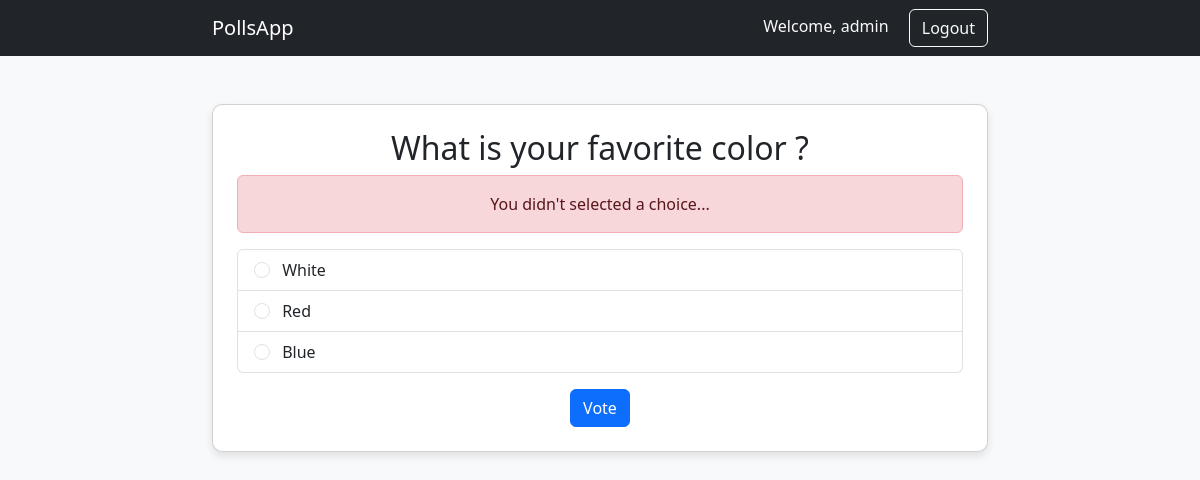
/polls/2/user_vote/ (signed in), run on the app's committed database.
### polls/models.py (models this page shows, shortened)
class Question(models.Model):
    question_text = models.CharField(max_length = 200)
    pub_date = models.DateTimeField("date published")

class Choice(models.Model):
    question = models.ForeignKey(Question, on_delete=models.CASCADE)
    choice_text = models.CharField(max_length= 200)
    votes = models.IntegerField(default= 0)

### polls/views.py (the view, shortened to what this page needs)
# urls.py: path("<int:question_id>/user_vote/", views.user_vote, name="user_vote"),
@login_required(login_url="/accounts/login/")
def user_vote(request, question_id):
    question = get_object_or_404(Question, pk = question_id)
    try:
        selected_choice = question.choice_set.get(pk = request.POST["choice"])
    except(KeyError, Choice.DoesNotExist):
        return render(
            request,
            "polls/detail.html",
            {
                "question": question,
                "error_message": "You didn't selected a choice...",
            },
        )
    else:
        selected_choice.votes = F("votes") + 1
        selected_choice.save(update_fields = ["votes"])
        selected_choice.refresh_from_db()
        Vote.objects.create(user = request.user, question = question, choice = selected_choice)
    return HttpResponseRedirect(reverse("polls:results", args = (question.id,)))

### polls/templates/polls/detail.html (shortened to what this page needs)
{% extends "polls/base.html" %}
{% block content %}
    {% if user.is_authenticated %}
        <div class="card poll-card p-4">
            <h2 class="text-center">{{ question.question_text }}</h2>
            {% if error_message %}
                <p class="alert alert-danger text-center">{{ error_message }}</p>
            {% endif %}
            <form action="{% url 'polls:user_vote' question.id %}" method="post">
                <div class="list-group">
                    {% for choice in question.choice_set.all %}
                        <label class="list-group-item">
                            <input type="radio" name="choice" value="{{ choice.id }}" class="form-check-input me-2">
                            {{ choice.choice_text }}
                        </label>
                    {% endfor %}
                </div>
                <div class="text-center mt-3">
                    <button type="submit" class="btn btn-primary">Vote</button>
                </div>
            </form>
        </div>
    {% else %}
        <p class="alert alert-warning text-center">You need to <a href="{% url 'login' %}?next={{ request.path }}">log in</a> to see poll details and vote.</p>
    {% endif %}
{% endblock %}

### polls/templates/polls/base.html (shortened to what this page needs)
<!DOCTYPE html>
<html lang="en">
<head>
    <link href="https://cdn.jsdelivr.net/npm/bootstrap@5.3.2/dist/css/bootstrap.min.css" rel="stylesheet">
</head>
<body>
    <nav class="navbar navbar-expand-lg navbar-dark bg-dark">
        <div class="container">
            <a class="navbar-brand" href="{% url 'polls:index' %}">PollsApp</a>
            <div class="ms-auto">
                {% if user.is_authenticated %}
                    <span class="text-light me-3">Welcome, {{ user.username }}</span>
                    <form method="post" action="{% url 'logout' %}" class="d-inline">
                        <button type="submit" class="btn btn-outline-light">Logout</button>
                    </form>
                {% else %}
                    <a href="{% url 'polls:register' %}" class="btn btn-outline-light">Register</a>
                    <a href="{% url 'login' %}" class="btn btn-outline-light">Login</a>
                {% endif %}
            </div>
        </div>
    </nav>
    <div class="container mt-5">
        {% block content %}{% endblock %}
    </div>
</body>
</html>

### polls/templates/polls/base.html (style rules this page uses)
body { background-color: #f8f9fa; }
.container { max-width: 800px; }
.poll-card { border-radius: 10px; box-shadow: 0 4px 8px rgba(0, 0, 0, 0.1); }

### data on the page
Question: question_text "What is your favorite color ?"
Choice: choice_text "White"
Choice: choice_text "Red"
Choice: choice_text "Blue"

### other printed values
{{ user.username }} "admin"
{{ error_message }} "You didn't selected a choice..."
